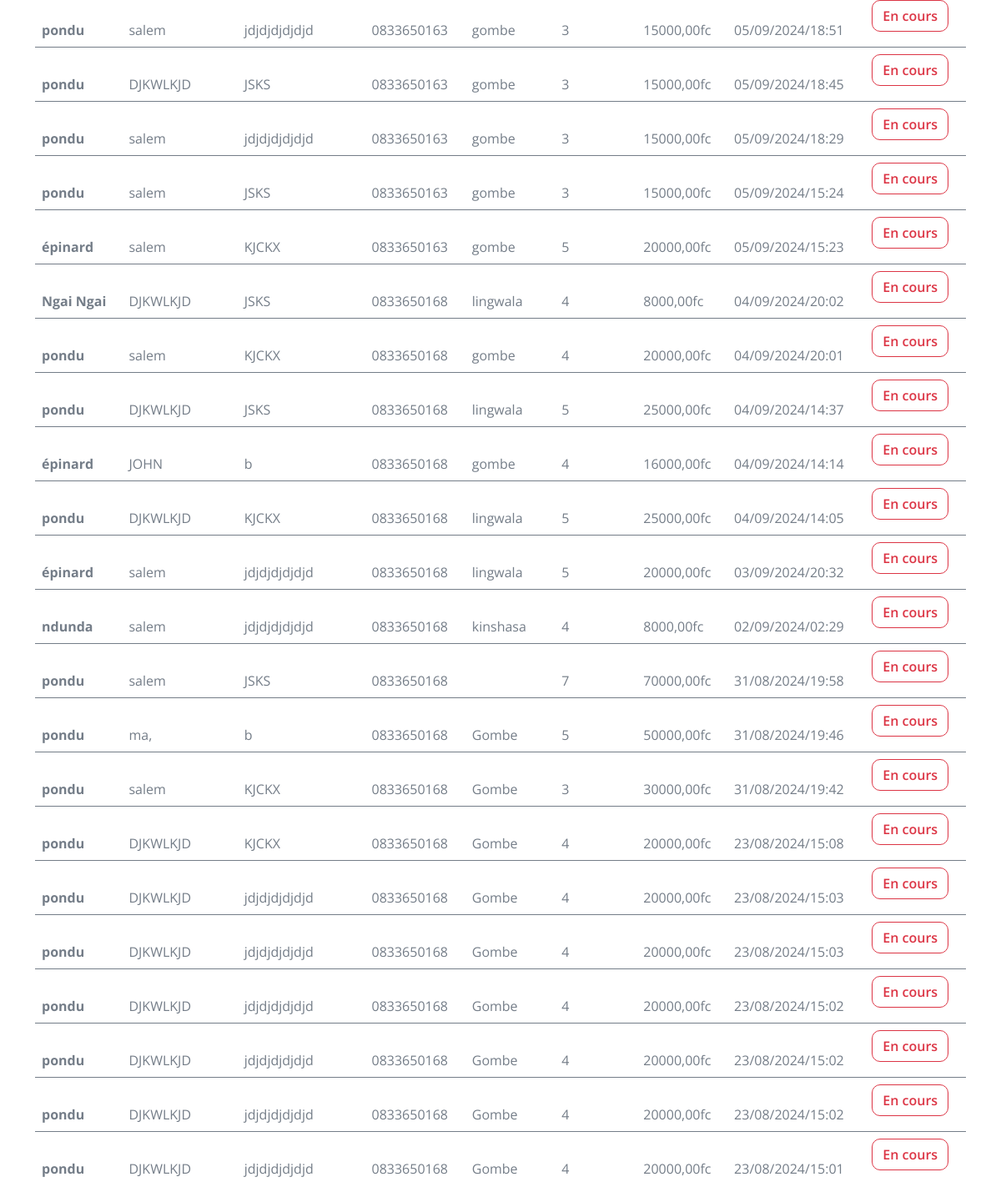
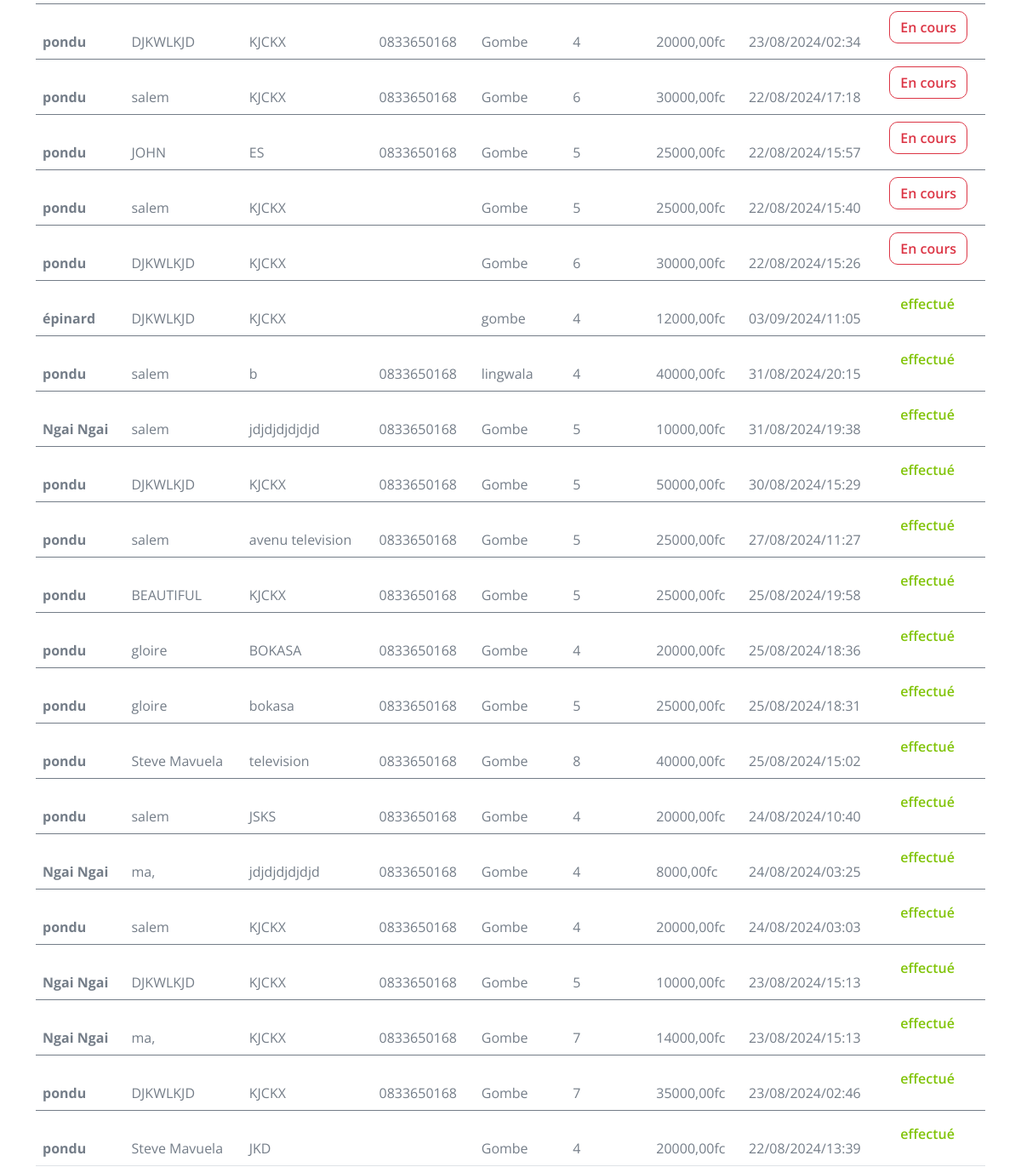
The app's page /accounts/seeallcommands/ (signed in, middle part), older data (2 pictures, top to bottom).
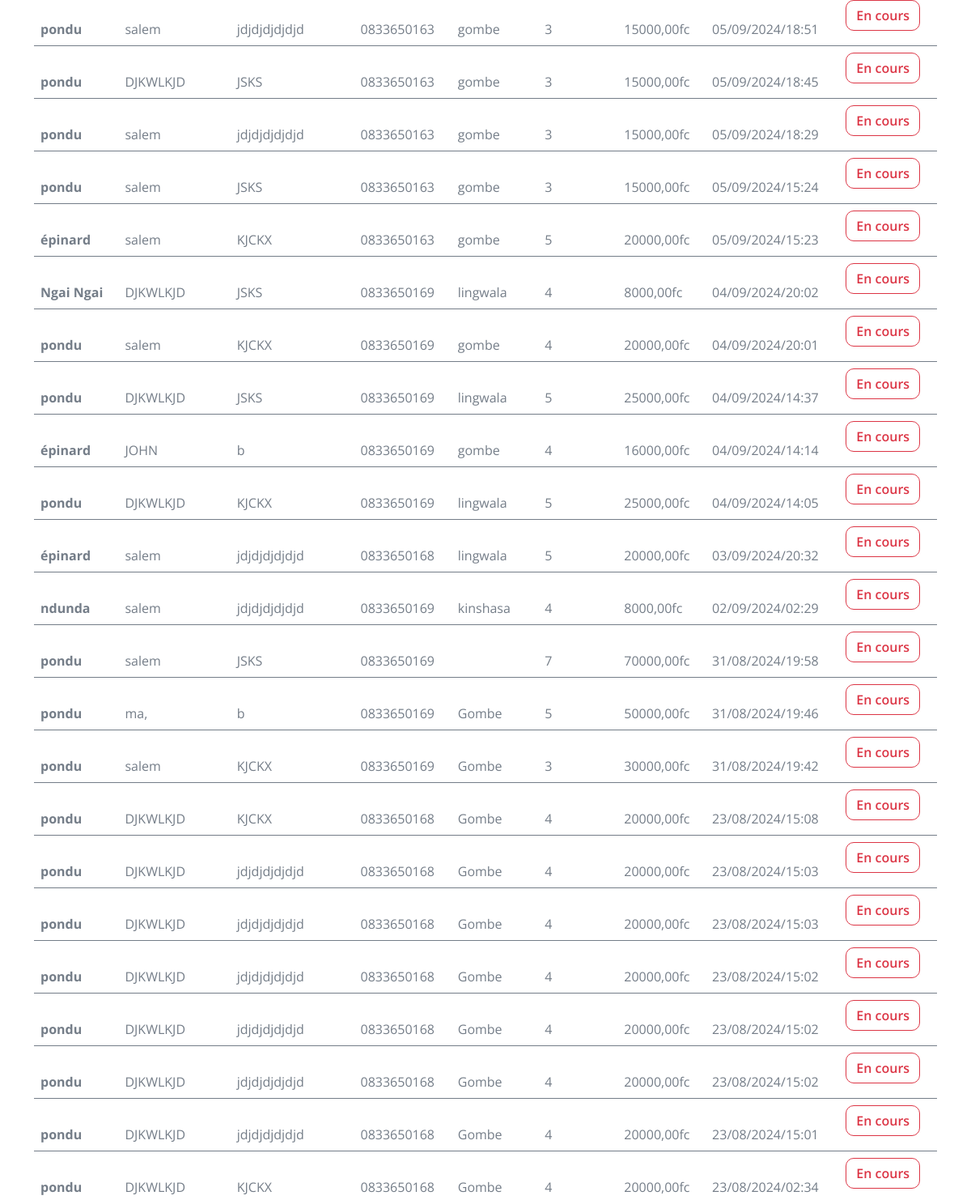
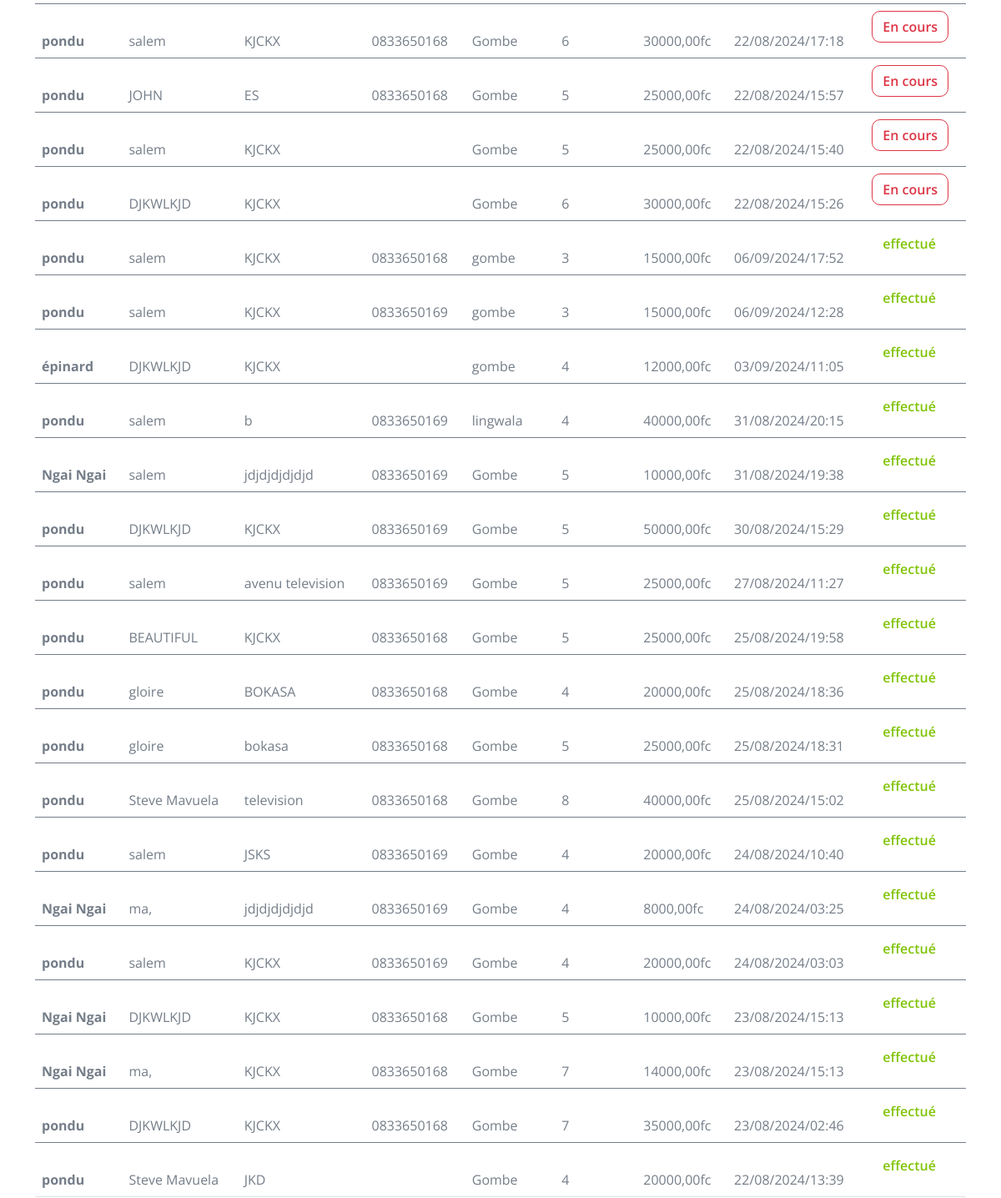
The same page, newer data (2 pictures, top to bottom).
### vegetable_shop/models.py (models this page shows, shortened)
class Command(models.Model):
    user = models.ForeignKey(User, on_delete=models.CASCADE, default=1)
    vegetable = models.ForeignKey('Vegetable', on_delete=models.CASCADE)
    quantity = models.IntegerField()
    amount = models.DecimalField(max_digits=10, decimal_places=2, default=0)
    name_client = models.CharField(max_length=100)
    commune_client = models.CharField(max_length=200)
    address_client = models.CharField(max_length=200)
    date_command = models.DateTimeField(default=datetime.now)
    statut = models.CharField(max_length=50, default='En cours')

class Vegetable(models.Model):
       name = models.CharField(max_length=100)
       description = models.TextField()
       picture = models.ImageField(upload_to='pictures', blank=True)
       price = models.DecimalField(max_digits=10, decimal_places=2)
       stock = models.IntegerField()
       date_add = models.DateTimeField(auto_now_add=True)
       def __str__(self):
           return self.name

### accounts/models.py (models this page shows, shortened)
class Profile(models.Model):
    user = models.OneToOneField(User, on_delete=models.CASCADE)
    phone_number = models.CharField(max_length=15, blank=True)
    commune =  models.CharField(max_length=100, blank=True)

### accounts/views.py (the view)
# urls.py: path('seeallcommands/', views.seeallcommands, name='seeallcommands'),
@permission_required('vegetable_shop.change_command')
def seeallcommands(request):
    ongoing_commands = Command.objects.filter(statut='En cours').order_by('-date_command')
    other_commands = Command.objects.exclude(statut='En cours').order_by('-date_command')
    all_commands = list(ongoing_commands) + list(other_commands)
    total_commands = Command.objects.filter(statut= 'En cours').count()
    return render(request, 'accounts/seeallcommands.html', {'commands': all_commands, 'total_commands': total_commands})

### accounts/templates/accounts/seeallcommands.html (shortened to what this page needs)
{% load static %}
<!DOCTYPE html>
<html lang="en">
    <head>
        <link rel="stylesheet" href="https://use.fontawesome.com/releases/v5.15.4/css/all.css"/>
        <link href="https://cdn.jsdelivr.net/npm/bootstrap-icons@1.4.1/font/bootstrap-icons.css" rel="stylesheet">
        <link href="https://cdnjs.cloudflare.com/ajax/libs/animate.css/4.1.1/animate.min.css" rel="stylesheet">
        <link href="https://unpkg.com/aos@2.3.1/dist/aos.css" rel="stylesheet">
        <link href="{% static 'css/bootstrap.min.css' %}" rel="stylesheet">
        <link href="{% static 'css/style.css' %}" rel="stylesheet">
    </head>
    <body>
        <div class="container py-5 mt-5" id="seecommands" style="position:relative; top: 55px;">
            {% block content %}
            <div class="table-responsive animate__animated animate__fadeIn" style="animation-delay: 0.5s;">
                <table class="table">
                    {% for command in commands %}
                    <tbody>
                        <tr class="animate__animated animate__fadeInUp" >
                            <th scope="row">
                                <p class="mb-0 mt-4">{{command.vegetable}}</p>
                            </th>
                            <td>
                                <p class="mb-0 mt-4">{{ command.name_client }}</p>
                            </td>
                            <td>
                                <p class="mb-0 mt-4">{{command.address_client}}</p>
                            </td>
                            <td>
                                <p class="mb-0 mt-4">{{command.user.profile.phone_number}}</p>
                            </td>
                            <td>
                                <p class="mb-0 mt-4">{{command.commune_client}}</p>
                            </td>
                            <td>
                               <p class="mb-0 mt-4">{{command.quantity}}</p>
                            </td>
                            <td>
                                <p class="mb-0 mt-4"> {{command.amount}}fc </p>
                            </td>
                            <td>
                                <p class="mb-0 mt-4"> {{ command.date_command|date:"d/m/Y/H:i" }} </p>
                            </td>
                            {% if command.statut == 'effectué' %}
                            {% with color_statut='btn-link' %}
                                <td>
                                    <a href="{% url 'accounts:update_status' command.id %}" class="btn {{ color_statut }} statut animate__animated animate__pulse animate__infinite" data-id="{{ command.id }}"> {{ command.statut }} </a>
                                </td>
                            {% endwith %}
                        {% else %}
                            {% with color_statut='btn-outline-danger' %}
                                <td>
                                    <a href="{% url 'accounts:update_status' command.id %}" class="btn {{ color_statut }} statut animate__animated animate__pulse animate__infinite" data-id="{{ command.id }}"> {{ command.statut }} </a>
                                </td>
                            {% endwith %}
                        {% endif %}
                        </tr>
                    </tbody>
                    {% empty %}
                    <h3 class="text-center animate__animated animate__fadeIn" style="animation-delay: 0.5s;">Aucune commande n'a encore été passée</h3>
                    {% endfor %}
                </table>
            </div>
            {% endblock %}
        </div>
</body>
</html>

### static/css/style.css (style rules this page uses)
.btn { font-weight: 600; transition: .5s; }

Row changes from the older to the newer data that the page shows:
changed through a linked row, Command (number 6 of 45 on the later page): user.profile.phone_number "0833650168" → "0833650169"
changed through a linked row, Command (number 7 of 45 on the later page): user.profile.phone_number "0833650168" → "0833650169"
changed through a linked row, Command (number 8 of 45 on the later page): user.profile.phone_number "0833650168" → "0833650169"
changed through a linked row, Command (number 9 of 45 on the later page): user.profile.phone_number "0833650168" → "0833650169"
changed through a linked row, Command (number 10 of 45 on the later page): user.profile.phone_number "0833650168" → "0833650169"
changed through a linked row, Command "kinshasa": user.profile.phone_number "0833650168" → "0833650169"
changed through a linked row, Command (number 13 of 45 on the later page): user.profile.phone_number "0833650168" → "0833650169"
changed through a linked row, Command (number 14 of 45 on the later page): user.profile.phone_number "0833650168" → "0833650169"
changed through a linked row, Command (number 15 of 45 on the later page): user.profile.phone_number "0833650168" → "0833650169"
added Command: vegetable "pondu", name_client "salem", address_client "KJCKX", user.profile.phone_number "0833650168", commune_client "gombe", quantity "3", amount "15000,00", date_command "06/09/2024/17:52", statut "effectué"
added Command: vegetable "pondu", name_client "salem", address_client "KJCKX", user.profile.phone_number "0833650169", commune_client "gombe", quantity "3", amount "15000,00", date_command "06/09/2024/12:28", statut "effectué"
changed through a linked row, Command (number 31 of 45 on the later page): user.profile.phone_number "0833650168" → "0833650169"
changed through a linked row, Command (number 32 of 45 on the later page): user.profile.phone_number "0833650168" → "0833650169"
changed through a linked row, Command (number 33 of 45 on the later page): user.profile.phone_number "0833650168" → "0833650169"
changed through a linked row, Command "avenu television": user.profile.phone_number "0833650168" → "0833650169"
changed through a linked row, Command (number 39 of 45 on the later page): user.profile.phone_number "0833650168" → "0833650169"
changed through a linked row, Command (number 40 of 45 on the later page): user.profile.phone_number "0833650168" → "0833650169"
changed through a linked row, Command (number 41 of 45 on the later page): user.profile.phone_number "0833650168" → "0833650169"
